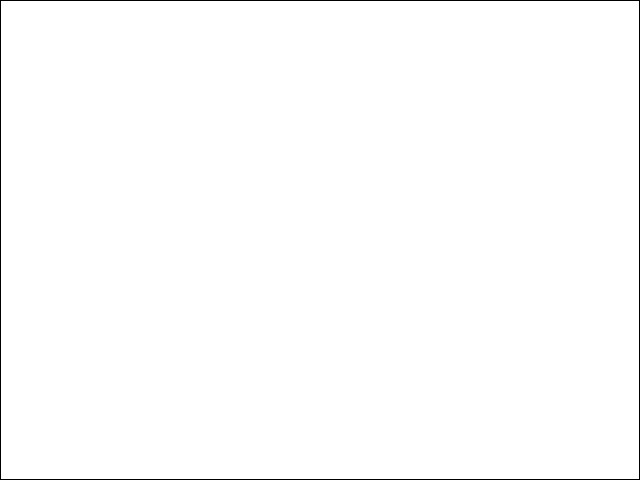
Frame 1 (no input)
Frame 60 (no input): identical to frame 1, image omitted
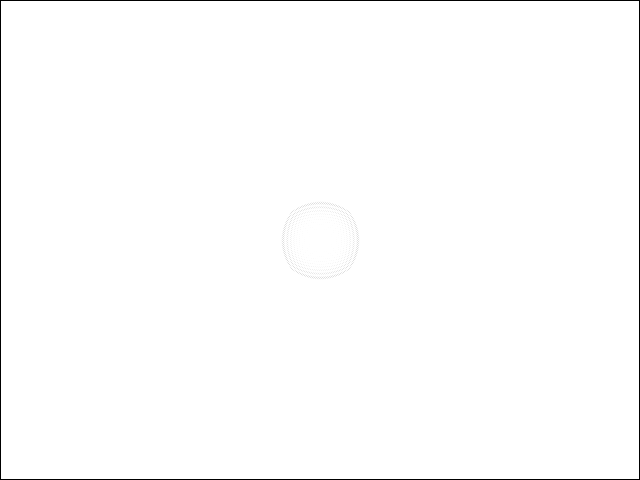
Frame 120 (the mouse pressed at the canvas centre since frame 60)

The p5.js sketch that drew these frames (run headless with seeded random() and noise() and a simulated clock; from frame 60 on, the mouse is pressed at the canvas centre):

// p5.js sketch
// ── sketch.js
const dampening = 0.99;

let cols;
let rows;
let current;
let previous;

function setup() {
  pixelDensity(1)
  createCanvas(640, 480);
  [rows, cols] = [height, width];

  current = new Array(rows).fill().map(() => new Array(cols).fill(0));
  previous = new Array(rows).fill().map(() => new Array(cols).fill(0));
}

function mousePressed() {
  current[mouseY][mouseX] = 1000;
}

function mouseDragged() {
  current[mouseY][mouseX] = 1000;
}

function draw() {
  background(0);

  loadPixels();
  for (let i = 1; i < rows - 1; i++) {
    for (let j = 1; j < cols - 1; j++) {
      const sum =
        previous[i - 1][j] +
        previous[i][j - 1] +
        previous[i + 1][j] +
        previous[i][j + 1];
      current[i][j] = sum / 2 - current[i][j];
      current[i][j] *= dampening;

      const idx = (i * cols + j) * 4;
      for (let k = 0; k < 3; k++) pixels[idx + k] = 1;
      pixels[idx + 3] = current[i][j]
    }
  }
  updatePixels();

  const tmp = previous;
  previous = current;
  current = tmp;
}
